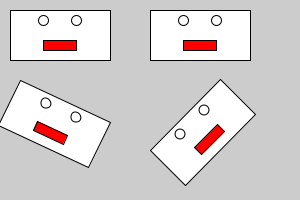
Frame 1 (no input)
Frame 60 (the mouse pressed at the canvas centre just before this capture): identical to frame 1, image omitted
Frame 120 (the mouse held since frame 60 and released just before this capture): identical to frame 1, image omitted

The Processing sketch that drew this single still picture (run headless with seeded random() and noise(); from frame 60 on, the mouse is pressed at the canvas centre):

// Processing sketch: HackNights_05DrawRobotFunction
// ── HackNights_05DrawRobotFunction.pde
void drawRobot() {
  rect(0, 0, 100, 50);
  ellipse(33, 10, 10, 10);
  ellipse(66, 10, 10, 10);
  fill(255,0,0);
  rect(33, 30, 33, 10);
  fill(255,255,255);
}

void setup() {
  size(300, 200);
  smooth();

  translate(10, 10);
  drawRobot();
  translate(-10, -10);

  translate(150, 10);
  drawRobot();
  translate(-150, -10);

  pushMatrix();
  translate(20, 80);
  rotate(radians(25));
  drawRobot();
  popMatrix();

  pushMatrix();
  translate(150, 150);
  rotate(radians(-45));
  drawRobot();
  popMatrix();
}

void draw() {
}
